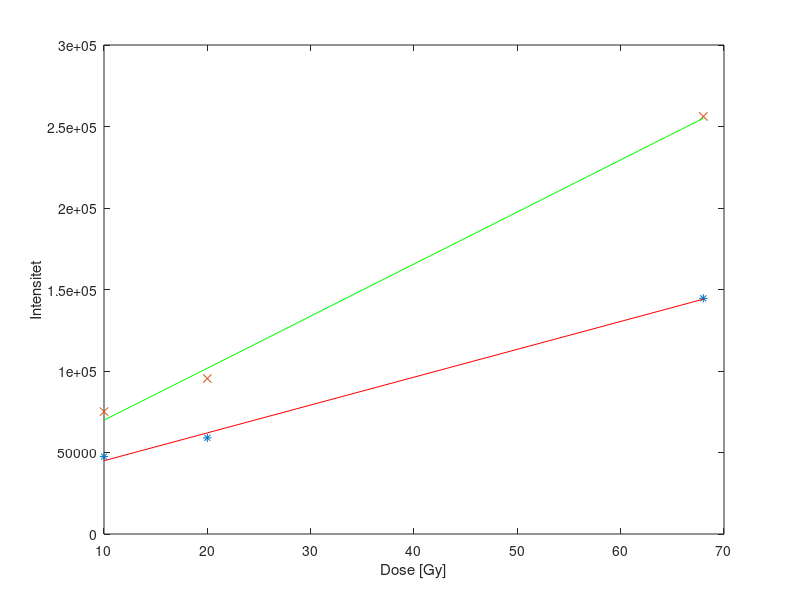

MATLAB code to generate this figure:
clear all;
close all;
clc;

delta_min = [4.748*10^4 58983 1.446*10^5];
delta_max = [7.506*10^4 95392 2.5616*10^5];
dose = [10 20 68];

plot(dose, delta_min, '*', dose, delta_max, 'x');
xlabel('Dose [Gy]');
ylabel('Intensitet');
p1 = polyfit(dose, delta_min, 1);
yfit1 = polyval(p1, dose);
p2 = polyfit(dose, delta_max, 1);
yfit2 = polyval(p2, dose);
hold on

plot(dose, yfit1, '-r', dose, yfit2, '-g');

